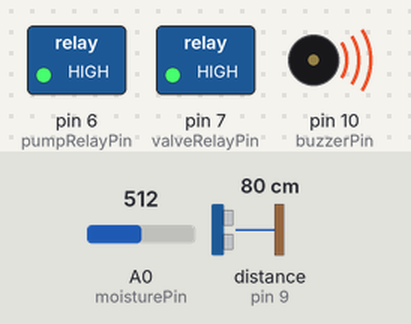
This sketch was run on a simulated Arduino Uno, built with avr-gcc and run on an emulated ATmega328P. On the bench: switched loads named in the sketch (green lamp = pin HIGH), buzzer (waves = sounding, pin HIGH). Wiring (inferred from the names in the program): ultrasonic range finder: trigger pin 8; echo pin 9. The test bench sets the inputs (shaded band); at power-on: A0 (moisturePin) = 512, distance to the obstacle (sensor on pin 9) 80 cm. The echo pulse lasts 58.3 µs per cm; pins used as bus, display or sensor lines are not drawn; what the sketch prints to the serial monitor is not drawn.

Above: at 0.1 s.
Timing chart, 0 to 1.6 s (numbered marks = the images above):
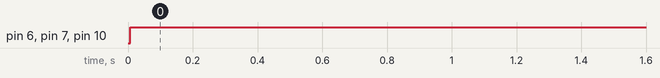

Measured:
- by itself, pin 6 (pumpRelayPin), pin 7 (valveRelayPin), pin 10 (buzzerPin): LOW → HIGH at 0.01 s

The sketch:

dashboard.ino
```cpp
// Pin configuration
const int moisturePin = A0;           // Moisture sensor analog pin
const int trigPin = 8;                // Ultrasonic sensor trigger
const int echoPin = 9;                // Ultrasonic sensor echo
const int pumpRelayPin = 6;           // Relay Channel 1 - Pump
const int valveRelayPin = 7;          // Relay Channel 2 - Valve
const int buzzerPin = 10;             // Buzzer pin

// Thresholds
const int moistureThreshold = 400;    // Adjust this as needed
const int ultrasonicThreshold = 5;    // in cm

void setup() {
  Serial.begin(9600);

  // Output pins
  pinMode(pumpRelayPin, OUTPUT);
  pinMode(valveRelayPin, OUTPUT);
  pinMode(buzzerPin, OUTPUT);

  // Ultrasonic sensor
  pinMode(trigPin, OUTPUT);
  pinMode(echoPin, INPUT);

  // Initialize outputs to LOW (OFF)
  digitalWrite(pumpRelayPin, LOW);
  digitalWrite(valveRelayPin, LOW);
  digitalWrite(buzzerPin, LOW);
}

void loop() {
  int moistureValue = analogRead(moisturePin);
  float distance = getDistanceCM();

  Serial.print("Moisture: ");
  Serial.print(moistureValue);
  Serial.print(" | Distance: ");
  Serial.print(distance);
  Serial.println(" cm");

  bool isDry = moistureValue > moistureThreshold;
  bool isNear = distance <= ultrasonicThreshold;

  if (isDry) {
    // Dry soil -> Activate everything
    digitalWrite(pumpRelayPin, HIGH);
    digitalWrite(valveRelayPin, HIGH);
    digitalWrite(buzzerPin, HIGH);
  } else if (!isDry && isNear) {
    // Wet soil + presence near → Deactivate all
    digitalWrite(pumpRelayPin, LOW);
    digitalWrite(valveRelayPin, LOW);
    digitalWrite(buzzerPin, LOW);
  }

  delay(1000); // 1s delay between cycles
}

float getDistanceCM() {
  digitalWrite(trigPin, LOW);
  delayMicroseconds(2);

  digitalWrite(trigPin, HIGH);
  delayMicroseconds(10);
  digitalWrite(trigPin, LOW);

  long duration = pulseIn(echoPin, HIGH);
  float distance = duration * 0.034 / 2; // cm

  return distance;
}
```
